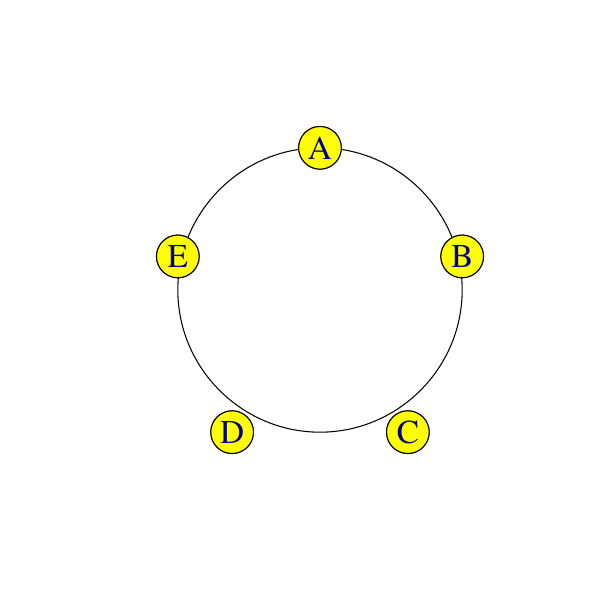

This figure's R source:

# a circle for 5

rm( list=ls() )
library(igraph)


A <- matrix(0, 5, 5 ) 

g <- graph.adjacency(A)


pdf( file="circle.pdf", height=6, width=6 )
labs <- c("A", "B", "C", "D", "E" )


th <- c( pi/2, pi/2 - 2*pi/5 , pi/2 - 4*pi/5, pi/2 - 6*pi/5, pi/2 - 8*pi/5 )
yy <- sin(th)
xx <- cos(th)
ll <- cbind( xx, yy )


plot( g,  layout=ll, vertex.size=30, edge.arrow.size=.8, edge.arrow.width=.8,
		 edge.lty=1, edge.color="blue", vertex.color="yellow",
	edge.width=1, margin=c(0,.4,0,.4), vertex.label=labs, vertex.label.cex=2 )

symbols( 0, 0, circles=1, add=TRUE , lwd=1, inches=FALSE , col="grey")

plot( g,  layout=ll, vertex.size=30, edge.arrow.size=.8, edge.arrow.width=.8,
		 edge.lty=1, edge.color="blue", vertex.color="yellow",
	edge.width=1, margin=c(0,.4,0,.4), vertex.label=labs, add=TRUE , vertex.label.cex=2)

dev.off()



A <- matrix(0, 5, 5 )
A[1,3] <- 1; A[3,1] <- 1
A[1,4] <- 1; A[4,1] <- 1
A[2,4] <- 1; A[4,2] <- 1
A[2,5] <- 1; A[5,2] <- 1
A[3,5] <- 1; A[5,3] <- 1


g <- graph.adjacency(A)


pdf( file="star.pdf", height=6, width=6 )
labs <- c("A", "B", "C", "D", "E" )


th <- c( pi/2, pi/2 - 2*pi/5 , pi/2 - 4*pi/5, pi/2 - 6*pi/5, pi/2 - 8*pi/5 )
yy <- sin(th)
xx <- cos(th)
ll <- cbind( xx, yy )


plot( g,  layout=ll, vertex.size=30, edge.arrow.size=.8, edge.arrow.width=.8,
                 edge.lty=1, edge.color="green", vertex.color="yellow",
        edge.width=2, margin=c(0,.4,0,.4), vertex.label=labs, vertex.label.cex=2 )

symbols( 0, 0, circles=1, add=TRUE , lwd=1, inches=FALSE , col="grey")

plot( g,  layout=ll, vertex.size=30, edge.arrow.size=.8, edge.arrow.width=.8,
                 edge.lty=1, edge.color="green", vertex.color="yellow",
        edge.width=2, margin=c(0,.4,0,.4), vertex.label=labs, add=TRUE , vertex.label.cex=2)

dev.off()
